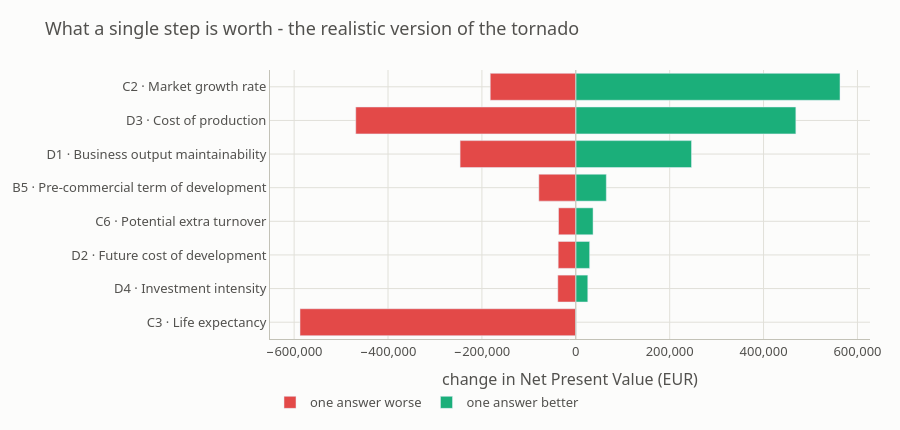

Notebook code cell kept with this figure:
### Markdown cell above
---

## Step 5 — What exactly one better answer is worth

The tornado assumes you could move an answer all the way to the best one. Usually you cannot.
The realistic question is what **one step** is worth — one answer better, one answer worse —
and that is the number to put in front of a client.

Read it as a to-do list ranked by money: the longest green bar is where the next unit of effort
buys the most, and the longest red bar is the assumption most worth double-checking before you
send the valuation out.

### Code cell
steps = sorted(levers, key=lambda r: (r.step_up or 0))
step_labels = [f"{r.question_id} &#183; {r.factor}" for r in steps]

fig_steps = go.Figure()
fig_steps.add_trace(go.Bar(
    y=step_labels, x=[r.step_down or 0 for r in steps], orientation="h",
    name="one answer worse", marker={"color": kit.PALETTE["investments"]},
    hovertemplate="%{x:,.0f} EUR<extra>one answer worse</extra>",
))
fig_steps.add_trace(go.Bar(
    y=step_labels, x=[r.step_up or 0 for r in steps], orientation="h",
    name="one answer better", marker={"color": kit.PALETTE["efficiency"]},
    hovertemplate="+%{x:,.0f} EUR<extra>one answer better</extra>",
))
fig_steps.add_vline(x=0, line={"color": kit.PALETTE["axis"], "width": 1})
fig_steps.update_layout(
    **kit.CHART_LAYOUT, barmode="relative", height=430,
    title="What a single step is worth - the realistic version of the tornado",
)
fig_steps.update_xaxes(title="change in Net Present Value (EUR)", tickformat=",.0f")
fig_steps.update_yaxes(title=None, automargin=True)
fig_steps.show()

for r in sorted(levers, key=lambda r: -(r.step_up or 0))[:3]:
    if r.step_up:
        print(f"{r.question_id}: one answer better on '{r.factor}' is worth {r.step_up:+,.0f} EUR")

### Figure 1 — Plotly figure (JSON) as saved in the notebook; plotly's stock layout.template omitted (floating-point values rounded to 4 significant figures)
{"data": [{"hovertemplate": "%{x:,.0f} EUR<extra>one answer worse</extra>", "marker": {"color": "#e34948"}, "name": "one answer worse", "orientation": "h", "type": "bar", "x": [-587500.0, -38310.0, -37500.0, -36770.0, -78730.0, -246500.0, -468800.0, -182200.0], "y": ["C3 &#183; Life expectancy", "D4 &#183; Investment intensity", "D2 &#183; Future cost of development", "C6 &#183; Potential extra turnover", "B5 &#183; Pre-commercial term of development", "D1 &#183; Business output maintainability", "D3 &#183; Cost of production", "C2 &#183; Market growth rate"]}, {"hovertemplate": "+%{x:,.0f} EUR<extra>one answer better</extra>", "marker": {"color": "#1baf7a"}, "name": "one answer better", "orientation": "h", "type": "bar", "x": [0, 25540.0, 29460.0, 36770.0, 64990.0, 246500.0, 468800.0, 562800.0], "y": ["C3 &#183; Life expectancy", "D4 &#183; Investment intensity", "D2 &#183; Future cost of development", "C6 &#183; Potential extra turnover", "B5 &#183; Pre-commercial term of development", "D1 &#183; Business output maintainability", "D3 &#183; Cost of production", "C2 &#183; Market growth rate"]}], "layout": {"barmode": "relative", "font": {"color": "#52514e", "family": "system-ui, -apple-system, Segoe UI, sans-serif", "size": 13}, "height": 430, "legend": {"orientation": "h", "x": 0, "y": -0.18}, "margin": {"b": 60, "l": 70, "r": 30, "t": 70}, "paper_bgcolor": "#fcfcfb", "plot_bgcolor": "#fcfcfb", "shapes": [{"line": {"color": "#c3c2b7", "width": 1}, "type": "line", "x0": 0, "x1": 0, "xref": "x", "y0": 0, "y1": 1, "yref": "y domain"}], "title": {"text": "What a single step is worth - the realistic version of the tornado"}, "xaxis": {"gridcolor": "#e1e0d9", "linecolor": "#c3c2b7", "tickformat": ",.0f", "title": {"text": "change in Net Present Value (EUR)"}, "zeroline": false}, "yaxis": {"automargin": true, "gridcolor": "#e1e0d9", "linecolor": "#c3c2b7", "title": {}, "zeroline": false}}}
